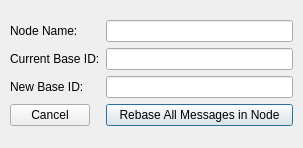
<?xml version="1.0" encoding="UTF-8"?>
<ui version="4.0">
 <class>dbNodeRebaseEditor</class>
 <widget class="QDialog" name="dbNodeRebaseEditor">
  <property name="geometry">
   <rect>
    <x>0</x>
    <y>0</y>
    <width>303</width>
    <height>148</height>
   </rect>
  </property>
  <property name="sizePolicy">
   <sizepolicy hsizetype="Expanding" vsizetype="Expanding">
    <horstretch>0</horstretch>
    <verstretch>0</verstretch>
   </sizepolicy>
  </property>
  <property name="windowTitle">
   <string>Rebase All Node Messages</string>
  </property>
  <widget class="QWidget" name="layoutWidget">
   <property name="geometry">
    <rect>
     <x>10</x>
     <y>20</y>
     <width>283</width>
     <height>116</height>
    </rect>
   </property>
   <layout class="QFormLayout" name="formLayout">
    <item row="0" column="0">
     <widget class="QLabel" name="label_2">
      <property name="text">
       <string>Node Name:</string>
      </property>
     </widget>
    </item>
    <item row="0" column="1">
     <widget class="QLineEdit" name="lineNodeName">
      <property name="enabled">
       <bool>true</bool>
      </property>
      <property name="readOnly">
       <bool>true</bool>
      </property>
     </widget>
    </item>
    <item row="1" column="0">
     <widget class="QLabel" name="label_8">
      <property name="text">
       <string>Current Base ID:</string>
      </property>
     </widget>
    </item>
    <item row="1" column="1">
     <widget class="QLineEdit" name="lineOriginalBaseId">
      <property name="enabled">
       <bool>true</bool>
      </property>
      <property name="readOnly">
       <bool>true</bool>
      </property>
     </widget>
    </item>
    <item row="2" column="0">
     <widget class="QLabel" name="label">
      <property name="text">
       <string>New Base ID:</string>
      </property>
     </widget>
    </item>
    <item row="2" column="1">
     <widget class="QLineEdit" name="lineNewBaseId"/>
    </item>
    <item row="3" column="1">
     <widget class="QPushButton" name="btnDoRebase">
      <property name="text">
       <string>Rebase All Messages in Node</string>
      </property>
     </widget>
    </item>
    <item row="3" column="0">
     <widget class="QPushButton" name="btnCancel">
      <property name="text">
       <string>Cancel</string>
      </property>
     </widget>
    </item>
   </layout>
  </widget>
 </widget>
 <resources/>
 <connections/>
</ui>
